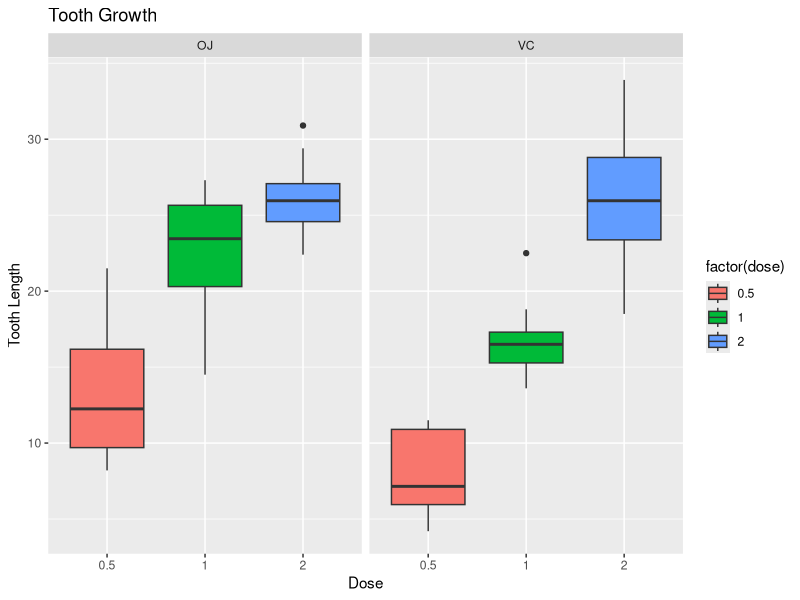

Write R code to recreate this figure.
## ---- chunk 1
    library(plyr);
    library(ggplot2);
## ---- chunk 2
    library(datasets);
    g <- ggplot(ToothGrowth, aes(x=factor(dose), y=len, fill=factor(dose)))
    g <- g + geom_boxplot() + facet_grid(.~supp) 
    g <- g + ggtitle("Tooth Growth") + labs(x="Dose", y="Tooth Length")
    g
## ---- chunk 3
    dim(ToothGrowth);
    summary(ToothGrowth);
## ---- chunk 4

    t.test(x=ToothGrowth$len, y=ToothGrowth$dose, conf.level=0.95, paired=F);

    t.test(ToothGrowth$len[ToothGrowth$supp=="OJ"], ToothGrowth$len[ToothGrowth$supp=="VC"],
           con.levle=0.95, paird=F);

    alpha <- 0.05;
    z.half.alpha <- qnorm(1-alpha/2) 
    c(-z.half.alpha, z.half.alpha)
    t.test(ToothGrowth$len[ToothGrowth$supp=="OJ"], ToothGrowth$len[ToothGrowth$supp=="VC"],
        paired=T);
    t.test(ToothGrowth$len, ToothGrowth$dose);
